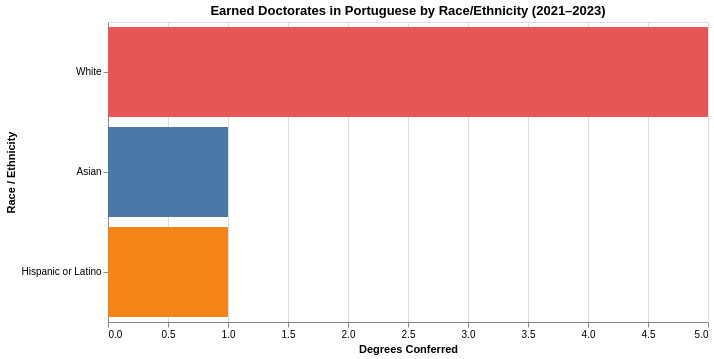

Notebook source saved alongside this figure:
### Markdown cell above
</div>

<div class="text-box">
    
## Earned Doctorates in Portuguese by Race/Ethnicity

### Code cell
#| code-fold: true

majors2 = ['16.0904 - Portuguese Language and Literature.']


filtered_df = df[
    (df["Major"].isin(majors2))
]

grouped_df = (
    filtered_df.groupby("Race and Ethnicity")["Awards/Degrees Conferred"]
    .sum()
    .reset_index()
)


chart = (
    alt.Chart(grouped_df)
    .mark_bar()
    .encode(
        x=alt.X("Awards/Degrees Conferred:Q", title="Degrees Conferred"),
        y=alt.Y("Race and Ethnicity:N", sort="-x", title="Race / Ethnicity"),
        color=alt.Color("Race and Ethnicity:N", legend=None),
        tooltip=["Race and Ethnicity:N", "Awards/Degrees Conferred:Q"]
    )
    .properties(
        title="Earned Doctorates in Portuguese by Race/Ethnicity (2021–2023)",
        width=600,
        height=300
    )
)

chart

### Figure 1 — Vega-Lite specification as saved in the notebook (floating-point values rounded to 4 significant figures)
{"config": {"view": {"continuousWidth": 300, "continuousHeight": 300}}, "data": {"name": "data-a81e804211818a53651975f696474471"}, "mark": {"type": "bar"}, "encoding": {"color": {"field": "Race and Ethnicity", "legend": null, "type": "nominal"}, "tooltip": [{"field": "Race and Ethnicity", "type": "nominal"}, {"field": "Awards/Degrees Conferred", "type": "quantitative"}], "x": {"field": "Awards/Degrees Conferred", "title": "Degrees Conferred", "type": "quantitative"}, "y": {"field": "Race and Ethnicity", "sort": "-x", "title": "Race / Ethnicity", "type": "nominal"}}, "height": 300, "title": "Earned Doctorates in Portuguese by Race/Ethnicity (2021–2023)", "width": 600, "$schema": "https://vega.github.io/schema/vega-lite/v5.14.1.json", "datasets": {"data-a81e804211818a53651975f696474471": [{"Race and Ethnicity": "Asian", "Awards/Degrees Conferred": 1}, {"Race and Ethnicity": "Hispanic or Latino", "Awards/Degrees Conferred": 1}, {"Race and Ethnicity": "White", "Awards/Degrees Conferred": 5}]}}
